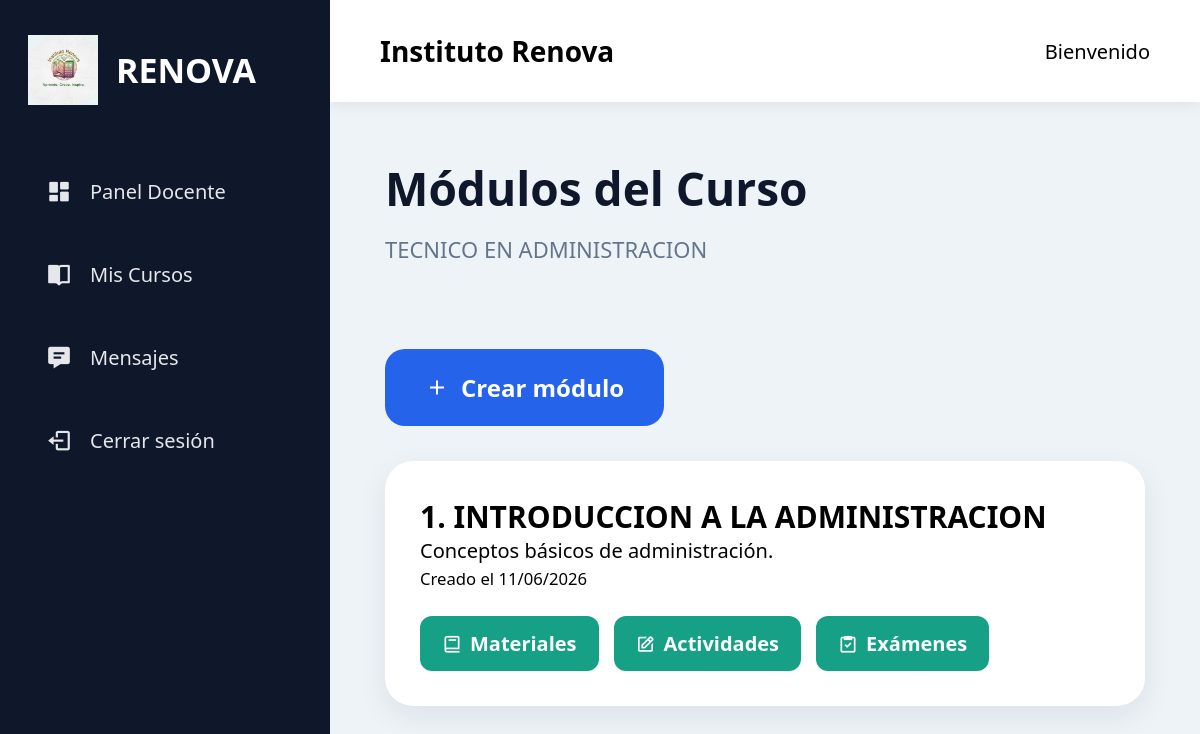
Screenshot of /docente/curso/1/modulos (signed in) with the database file from the repository.
### models/curso.py (models this page shows, shortened)
class Curso(db.Model):
    __tablename__ = 'cursos'
    id = db.Column(db.Integer, primary_key=True)
    nombre = db.Column(
        db.String(150),
        nullable=False
    )
    descripcion = db.Column(
        db.Text,
        nullable=False
    )
    imagen = db.Column(
        db.String(255)
    )
    activo = db.Column(
        db.Boolean,
        default=True
    )
    fecha_creacion = db.Column(
        db.DateTime,
        default=datetime.utcnow
    )
    docente_id = db.Column(
        db.Integer,
        db.ForeignKey('usuarios.id')
    )
    docente = db.relationship(
        'Usuario',
        foreign_keys=[docente_id]
    )
    modulos = db.relationship(
        'Modulo',
        backref='curso',
        lazy=True,
        cascade='all, delete-orphan'
    )
    matriculas = db.relationship(
        'Matricula',
        backref='curso',
        lazy=True,
        cascade='all, delete-orphan'
    )
    certificados = db.relationship(
        'Certificado',
        backref='curso',
        lazy=True
    )

### models/modulo.py (models this page shows, shortened)
class Modulo(db.Model):
    __tablename__ = 'modulos'
    id = db.Column(
        db.Integer,
        primary_key=True
    )
    titulo = db.Column(
        db.String(200),
        nullable=False
    )
    descripcion = db.Column(
        db.Text
    )
    orden = db.Column(
        db.Integer,
        default=1
    )
    fecha_creacion = db.Column(
        db.DateTime,
        default=datetime.utcnow
    )
    curso_id = db.Column(
        db.Integer,
        db.ForeignKey('cursos.id'),
        nullable=False
    )

### routes/docente_routes.py (the view)
@docente.route('/curso/<int:curso_id>/modulos')
@login_required
def modulos(curso_id):
    curso = Curso.query.get_or_404(curso_id)
    modulos = Modulo.query.filter_by(
        curso_id=curso_id
    ).order_by(
        Modulo.orden.asc()
    ).all()
    return render_template(
        'docente/modulos.html',
        curso=curso,
        modulos=modulos
    )

### app.py (called while the page is built)
@login_manager.user_loader
def load_user(user_id):
    return Usuario.query.get(int(user_id))

### templates/docente/modulos.html (shortened to what this page needs)
{% extends 'layout.html' %}
{% block content %}
<div class="page-header">
    <h1>Módulos del Curso</h1>
    <p>{{ curso.nombre }}</p>
</div>
<div class="actions-bar">
    <a href="{{ url_for('docente.crear_modulo', curso_id=curso.id) }}" class="btn-primary">
        <i class='bx bx-plus'></i>
        Crear módulo
    </a>
</div>
{% for modulo in modulos %}
<div class="table-card">
    <h2>{{ modulo.orden }}. {{ modulo.titulo }}</h2>
    <p>
        {{ modulo.descripcion }}
    </p>
    <small>
        Creado el {{ modulo.fecha_creacion.strftime('%d/%m/%Y') }}
    </small>
    <div class="modulo-actions">
        <a
        href="{{ url_for('docente.materiales', modulo_id=modulo.id) }}"
        class="modulo-btn">
            <i class='bx bx-book'></i>
            Materiales
        </a>
        <a
        href="{{ url_for('docente.actividades', modulo_id=modulo.id) }}"
        class="modulo-btn">
            <i class='bx bx-edit'></i>
            Actividades
        </a>
        <a
        href="{{ url_for('docente.examenes', modulo_id=modulo.id) }}"
        class="modulo-btn">
            <i class='bx bx-task'></i>
            Exámenes
        </a>
    </div>
</div>
{% else %}
<div class="table-card">
    <p class="empty-table">
        Este curso aún no tiene módulos creados.
    </p>
</div>
{% endfor %}
{% endblock %}

### static/css/style.css (style rules this page uses)
* { margin:0; padding:0; box-sizing:border-box; font-family:'Segoe UI', sans-serif; }
body { display:flex; min-height:100vh; background:#eef3f8; font-size:20px; }
.page-header { margin-bottom:45px; }
.page-header h1 { font-size:46px; color:#0f172a; margin-bottom:15px; }
.page-header p { font-size:22px; color:#64748b; }
.actions-bar { margin-bottom:35px; }
.btn-primary { display:inline-flex; align-items:center; gap:12px; background:#2563eb; color:white; padding:20px 32px; border-radius:18px; text-decoration:none; font-size:20px; font-weight:700; }
.table-card { background:white; border-radius:28px; padding:35px; box-shadow:0 10px 30px rgba(15,23,42,.08); }
.btn-primary { margin-top:40px; display:inline-flex; align-items:center; justify-content:center; background:#2563eb; color:white; border:none; padding:22px 40px; border-radius:20px; font-size:24px; font-weight:700; cursor:pointer; transition:.3s; }
.modulo-actions { margin-top: 25px; display: flex; gap: 15px; }
.modulo-btn { background: #16a085; color: white; padding: 14px 22px; border-radius: 12px; text-decoration: none; font-weight: 600; display: flex; align-items: center; gap: 8px; transition: .3s; }
.modulo-actions { margin-top: 25px; display: flex; gap: 15px; flex-wrap: wrap; }

### rows the page displays
Curso: nombre "TECNICO EN ADMINISTRACION"
Modulo: orden "1", titulo "INTRODUCCION A LA ADMINISTRACION", descripcion "Conceptos básicos de administración.", fecha_creacion "11/06/2026"
